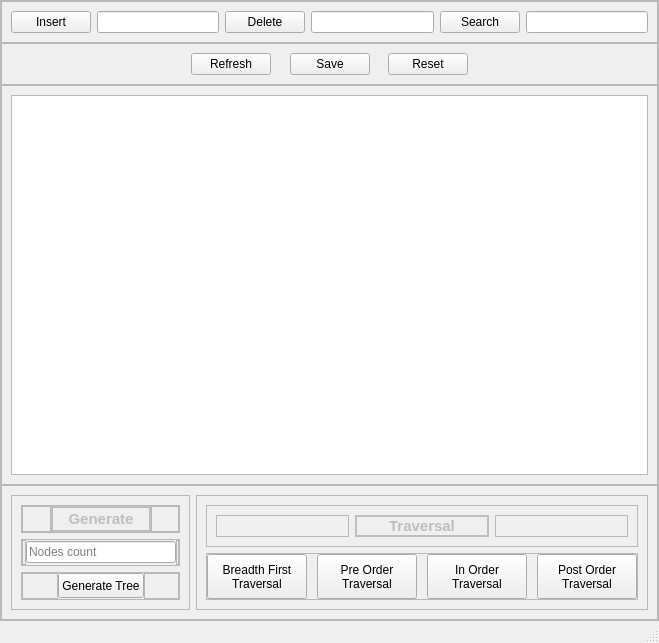
<?xml version="1.0" encoding="UTF-8"?>
<ui version="4.0">
 <class>MainWindow</class>
 <widget class="QMainWindow" name="MainWindow">
  <property name="geometry">
   <rect>
    <x>0</x>
    <y>0</y>
    <width>659</width>
    <height>643</height>
   </rect>
  </property>
  <property name="windowTitle">
   <string>MainWindow</string>
  </property>
  <widget class="QWidget" name="centralwidget">
   <layout class="QHBoxLayout" name="horizontalLayout_9">
    <property name="spacing">
     <number>0</number>
    </property>
    <property name="leftMargin">
     <number>0</number>
    </property>
    <property name="topMargin">
     <number>0</number>
    </property>
    <property name="rightMargin">
     <number>0</number>
    </property>
    <property name="bottomMargin">
     <number>0</number>
    </property>
    <item>
     <widget class="QFrame" name="mainframe">
      <property name="frameShape">
       <enum>QFrame::StyledPanel</enum>
      </property>
      <property name="frameShadow">
       <enum>QFrame::Raised</enum>
      </property>
      <layout class="QVBoxLayout" name="verticalLayout_3">
       <property name="spacing">
        <number>0</number>
       </property>
       <property name="leftMargin">
        <number>0</number>
       </property>
       <property name="topMargin">
        <number>0</number>
       </property>
       <property name="rightMargin">
        <number>0</number>
       </property>
       <property name="bottomMargin">
        <number>0</number>
       </property>
       <item>
        <widget class="QFrame" name="a_topframe">
         <property name="maximumSize">
          <size>
           <width>16777215</width>
           <height>50</height>
          </size>
         </property>
         <property name="frameShape">
          <enum>QFrame::StyledPanel</enum>
         </property>
         <property name="frameShadow">
          <enum>QFrame::Raised</enum>
         </property>
         <layout class="QHBoxLayout" name="horizontalLayout">
          <item>
           <widget class="QPushButton" name="insertButton">
            <property name="cursor">
             <cursorShape>ArrowCursor</cursorShape>
            </property>
            <property name="text">
             <string>Insert</string>
            </property>
           </widget>
          </item>
          <item>
           <widget class="QLineEdit" name="lineEdit_insert"/>
          </item>
          <item>
           <widget class="QPushButton" name="deleteButton">
            <property name="cursor">
             <cursorShape>ArrowCursor</cursorShape>
            </property>
            <property name="text">
             <string>Delete</string>
            </property>
           </widget>
          </item>
          <item>
           <widget class="QLineEdit" name="lineEdit_delete"/>
          </item>
          <item>
           <widget class="QPushButton" name="searchButton">
            <property name="cursor">
             <cursorShape>ArrowCursor</cursorShape>
            </property>
            <property name="text">
             <string>Search</string>
            </property>
           </widget>
          </item>
          <item>
           <widget class="QLineEdit" name="lineEdit_search"/>
          </item>
         </layout>
        </widget>
       </item>
       <item>
        <widget class="QFrame" name="frame">
         <property name="frameShape">
          <enum>QFrame::StyledPanel</enum>
         </property>
         <property name="frameShadow">
          <enum>QFrame::Raised</enum>
         </property>
         <layout class="QHBoxLayout" name="horizontalLayout_10">
          <item>
           <spacer name="horizontalSpacer_2">
            <property name="orientation">
             <enum>Qt::Horizontal</enum>
            </property>
            <property name="sizeHint" stdset="0">
             <size>
              <width>188</width>
              <height>20</height>
             </size>
            </property>
           </spacer>
          </item>
          <item>
           <widget class="QPushButton" name="bt_refresh">
            <property name="text">
             <string>Refresh</string>
            </property>
           </widget>
          </item>
          <item>
           <spacer name="horizontalSpacer">
            <property name="orientation">
             <enum>Qt::Horizontal</enum>
            </property>
            <property name="sizeHint" stdset="0">
             <size>
              <width>21</width>
              <height>20</height>
             </size>
            </property>
           </spacer>
          </item>
          <item>
           <widget class="QPushButton" name="bt_save">
            <property name="text">
             <string>Save</string>
            </property>
           </widget>
          </item>
          <item>
           <spacer name="horizontalSpacer_4">
            <property name="orientation">
             <enum>Qt::Horizontal</enum>
            </property>
            <property name="sizeHint" stdset="0">
             <size>
              <width>19</width>
              <height>20</height>
             </size>
            </property>
           </spacer>
          </item>
          <item>
           <widget class="QPushButton" name="bt_reset">
            <property name="text">
             <string>Reset</string>
            </property>
           </widget>
          </item>
          <item>
           <spacer name="horizontalSpacer_3">
            <property name="orientation">
             <enum>Qt::Horizontal</enum>
            </property>
            <property name="sizeHint" stdset="0">
             <size>
              <width>188</width>
              <height>20</height>
             </size>
            </property>
           </spacer>
          </item>
         </layout>
        </widget>
       </item>
       <item>
        <widget class="QFrame" name="b_middleframe">
         <property name="minimumSize">
          <size>
           <width>300</width>
           <height>400</height>
          </size>
         </property>
         <property name="frameShape">
          <enum>QFrame::StyledPanel</enum>
         </property>
         <property name="frameShadow">
          <enum>QFrame::Raised</enum>
         </property>
         <layout class="QHBoxLayout" name="horizontalLayout_7">
          <item>
           <widget class="QGraphicsView" name="graphicsView"/>
          </item>
         </layout>
        </widget>
       </item>
       <item>
        <widget class="QFrame" name="c_bottomframe">
         <property name="frameShape">
          <enum>QFrame::StyledPanel</enum>
         </property>
         <property name="frameShadow">
          <enum>QFrame::Raised</enum>
         </property>
         <layout class="QHBoxLayout" name="horizontalLayout_8">
          <item>
           <widget class="QFrame" name="random_generate">
            <property name="maximumSize">
             <size>
              <width>16777215</width>
              <height>115</height>
             </size>
            </property>
            <property name="frameShape">
             <enum>QFrame::StyledPanel</enum>
            </property>
            <property name="frameShadow">
             <enum>QFrame::Raised</enum>
            </property>
            <layout class="QVBoxLayout" name="verticalLayout_2">
             <item>
              <widget class="QFrame" name="genlabel_frame">
               <property name="frameShape">
                <enum>QFrame::StyledPanel</enum>
               </property>
               <property name="frameShadow">
                <enum>QFrame::Raised</enum>
               </property>
               <layout class="QHBoxLayout" name="horizontalLayout_5">
                <property name="spacing">
                 <number>0</number>
                </property>
                <property name="leftMargin">
                 <number>0</number>
                </property>
                <property name="topMargin">
                 <number>0</number>
                </property>
                <property name="rightMargin">
                 <number>0</number>
                </property>
                <property name="bottomMargin">
                 <number>0</number>
                </property>
                <item>
                 <widget class="QFrame" name="spacer1_rg">
                  <property name="frameShape">
                   <enum>QFrame::StyledPanel</enum>
                  </property>
                  <property name="frameShadow">
                   <enum>QFrame::Raised</enum>
                  </property>
                 </widget>
                </item>
                <item>
                 <widget class="QLabel" name="TraversalLabel_2">
                  <property name="enabled">
                   <bool>false</bool>
                  </property>
                  <property name="minimumSize">
                   <size>
                    <width>100</width>
                    <height>0</height>
                   </size>
                  </property>
                  <property name="maximumSize">
                   <size>
                    <width>160</width>
                    <height>16777215</height>
                   </size>
                  </property>
                  <property name="font">
                   <font>
                    <pointsize>11</pointsize>
                    <weight>75</weight>
                    <italic>false</italic>
                    <bold>true</bold>
                   </font>
                  </property>
                  <property name="mouseTracking">
                   <bool>false</bool>
                  </property>
                  <property name="tabletTracking">
                   <bool>false</bool>
                  </property>
                  <property name="acceptDrops">
                   <bool>false</bool>
                  </property>
                  <property name="frameShape">
                   <enum>QFrame::WinPanel</enum>
                  </property>
                  <property name="text">
                   <string>Generate</string>
                  </property>
                  <property name="alignment">
                   <set>Qt::AlignCenter</set>
                  </property>
                  <property name="indent">
                   <number>-1</number>
                  </property>
                 </widget>
                </item>
                <item>
                 <widget class="QFrame" name="spacer2rg">
                  <property name="frameShape">
                   <enum>QFrame::StyledPanel</enum>
                  </property>
                  <property name="frameShadow">
                   <enum>QFrame::Raised</enum>
                  </property>
                 </widget>
                </item>
               </layout>
              </widget>
             </item>
             <item>
              <widget class="QFrame" name="genline_frame">
               <property name="frameShape">
                <enum>QFrame::StyledPanel</enum>
               </property>
               <property name="frameShadow">
                <enum>QFrame::Raised</enum>
               </property>
               <layout class="QHBoxLayout" name="horizontalLayout_4">
                <property name="spacing">
                 <number>0</number>
                </property>
                <property name="leftMargin">
                 <number>0</number>
                </property>
                <property name="topMargin">
                 <number>0</number>
                </property>
                <property name="rightMargin">
                 <number>0</number>
                </property>
                <property name="bottomMargin">
                 <number>0</number>
                </property>
                <item>
                 <widget class="QFrame" name="spacer1_rgl">
                  <property name="frameShape">
                   <enum>QFrame::StyledPanel</enum>
                  </property>
                  <property name="frameShadow">
                   <enum>QFrame::Raised</enum>
                  </property>
                 </widget>
                </item>
                <item>
                 <widget class="QLineEdit" name="tree_size">
                  <property name="minimumSize">
                   <size>
                    <width>0</width>
                    <height>20</height>
                   </size>
                  </property>
                  <property name="maximumSize">
                   <size>
                    <width>150</width>
                    <height>16777215</height>
                   </size>
                  </property>
                  <property name="placeholderText">
                   <string>Nodes count</string>
                  </property>
                 </widget>
                </item>
                <item>
                 <widget class="QFrame" name="spacer2_rgl">
                  <property name="frameShape">
                   <enum>QFrame::StyledPanel</enum>
                  </property>
                  <property name="frameShadow">
                   <enum>QFrame::Raised</enum>
                  </property>
                 </widget>
                </item>
               </layout>
              </widget>
             </item>
             <item>
              <widget class="QFrame" name="genbutton_frame">
               <property name="frameShape">
                <enum>QFrame::StyledPanel</enum>
               </property>
               <property name="frameShadow">
                <enum>QFrame::Raised</enum>
               </property>
               <layout class="QHBoxLayout" name="horizontalLayout_6">
                <property name="spacing">
                 <number>0</number>
                </property>
                <property name="leftMargin">
                 <number>0</number>
                </property>
                <property name="topMargin">
                 <number>0</number>
                </property>
                <property name="rightMargin">
                 <number>0</number>
                </property>
                <property name="bottomMargin">
                 <number>0</number>
                </property>
                <item>
                 <widget class="QFrame" name="spacer1_rgb">
                  <property name="frameShape">
                   <enum>QFrame::StyledPanel</enum>
                  </property>
                  <property name="frameShadow">
                   <enum>QFrame::Raised</enum>
                  </property>
                 </widget>
                </item>
                <item>
                 <widget class="QPushButton" name="BFTButton_2">
                  <property name="enabled">
                   <bool>true</bool>
                  </property>
                  <property name="minimumSize">
                   <size>
                    <width>0</width>
                    <height>25</height>
                   </size>
                  </property>
                  <property name="maximumSize">
                   <size>
                    <width>100</width>
                    <height>16777215</height>
                   </size>
                  </property>
                  <property name="font">
                   <font>
                    <pointsize>9</pointsize>
                   </font>
                  </property>
                  <property name="cursor">
                   <cursorShape>ArrowCursor</cursorShape>
                  </property>
                  <property name="text">
                   <string>Generate Tree</string>
                  </property>
                  <property name="checkable">
                   <bool>false</bool>
                  </property>
                  <property name="checked">
                   <bool>false</bool>
                  </property>
                  <property name="default">
                   <bool>false</bool>
                  </property>
                  <property name="flat">
                   <bool>false</bool>
                  </property>
                 </widget>
                </item>
                <item>
                 <widget class="QFrame" name="spacer2_rgb">
                  <property name="frameShape">
                   <enum>QFrame::StyledPanel</enum>
                  </property>
                  <property name="frameShadow">
                   <enum>QFrame::Raised</enum>
                  </property>
                 </widget>
                </item>
               </layout>
              </widget>
             </item>
            </layout>
           </widget>
          </item>
          <item>
           <widget class="QFrame" name="traversal_frame">
            <property name="maximumSize">
             <size>
              <width>16777215</width>
              <height>115</height>
             </size>
            </property>
            <property name="frameShape">
             <enum>QFrame::StyledPanel</enum>
            </property>
            <property name="frameShadow">
             <enum>QFrame::Raised</enum>
            </property>
            <layout class="QVBoxLayout" name="verticalLayout">
             <item>
              <widget class="QFrame" name="traversal_innerframe">
               <property name="maximumSize">
                <size>
                 <width>16777215</width>
                 <height>50</height>
                </size>
               </property>
               <property name="frameShape">
                <enum>QFrame::StyledPanel</enum>
               </property>
               <property name="frameShadow">
                <enum>QFrame::Raised</enum>
               </property>
               <layout class="QHBoxLayout" name="horizontalLayout_3">
                <item>
                 <widget class="QFrame" name="spacer1_t">
                  <property name="frameShape">
                   <enum>QFrame::StyledPanel</enum>
                  </property>
                  <property name="frameShadow">
                   <enum>QFrame::Raised</enum>
                  </property>
                 </widget>
                </item>
                <item>
                 <widget class="QLabel" name="TraversalLabel">
                  <property name="enabled">
                   <bool>false</bool>
                  </property>
                  <property name="minimumSize">
                   <size>
                    <width>50</width>
                    <height>0</height>
                   </size>
                  </property>
                  <property name="font">
                   <font>
                    <pointsize>11</pointsize>
                    <weight>75</weight>
                    <italic>false</italic>
                    <bold>true</bold>
                   </font>
                  </property>
                  <property name="mouseTracking">
                   <bool>false</bool>
                  </property>
                  <property name="tabletTracking">
                   <bool>false</bool>
                  </property>
                  <property name="acceptDrops">
                   <bool>false</bool>
                  </property>
                  <property name="frameShape">
                   <enum>QFrame::WinPanel</enum>
                  </property>
                  <property name="text">
                   <string>Traversal</string>
                  </property>
                  <property name="alignment">
                   <set>Qt::AlignCenter</set>
                  </property>
                  <property name="indent">
                   <number>-1</number>
                  </property>
                 </widget>
                </item>
                <item>
                 <widget class="QFrame" name="spacer2_t">
                  <property name="frameShape">
                   <enum>QFrame::StyledPanel</enum>
                  </property>
                  <property name="frameShadow">
                   <enum>QFrame::Raised</enum>
                  </property>
                 </widget>
                </item>
               </layout>
              </widget>
             </item>
             <item>
              <widget class="QFrame" name="traversal_buttonframe">
               <property name="frameShape">
                <enum>QFrame::StyledPanel</enum>
               </property>
               <property name="frameShadow">
                <enum>QFrame::Raised</enum>
               </property>
               <layout class="QHBoxLayout" name="horizontalLayout_2">
                <property name="spacing">
                 <number>10</number>
                </property>
                <property name="leftMargin">
                 <number>0</number>
                </property>
                <property name="topMargin">
                 <number>0</number>
                </property>
                <property name="rightMargin">
                 <number>0</number>
                </property>
                <property name="bottomMargin">
                 <number>0</number>
                </property>
                <item>
                 <widget class="QPushButton" name="BFTButton">
                  <property name="minimumSize">
                   <size>
                    <width>100</width>
                    <height>45</height>
                   </size>
                  </property>
                  <property name="font">
                   <font>
                    <pointsize>9</pointsize>
                   </font>
                  </property>
                  <property name="cursor">
                   <cursorShape>ArrowCursor</cursorShape>
                  </property>
                  <property name="text">
                   <string>Breadth First
Traversal</string>
                  </property>
                  <property name="checkable">
                   <bool>false</bool>
                  </property>
                  <property name="checked">
                   <bool>false</bool>
                  </property>
                  <property name="default">
                   <bool>false</bool>
                  </property>
                  <property name="flat">
                   <bool>false</bool>
                  </property>
                 </widget>
                </item>
                <item>
                 <widget class="QPushButton" name="PreOrderButton">
                  <property name="minimumSize">
                   <size>
                    <width>100</width>
                    <height>45</height>
                   </size>
                  </property>
                  <property name="font">
                   <font>
                    <pointsize>9</pointsize>
                   </font>
                  </property>
                  <property name="cursor">
                   <cursorShape>ArrowCursor</cursorShape>
                  </property>
                  <property name="text">
                   <string>Pre Order 
Traversal</string>
                  </property>
                  <property name="checkable">
                   <bool>false</bool>
                  </property>
                 </widget>
                </item>
                <item>
                 <widget class="QPushButton" name="InOrderButton">
                  <property name="minimumSize">
                   <size>
                    <width>100</width>
                    <height>45</height>
                   </size>
                  </property>
                  <property name="font">
                   <font>
                    <pointsize>9</pointsize>
                   </font>
                  </property>
                  <property name="cursor">
                   <cursorShape>ArrowCursor</cursorShape>
                  </property>
                  <property name="text">
                   <string>In Order 
Traversal</string>
                  </property>
                  <property name="checkable">
                   <bool>false</bool>
                  </property>
                 </widget>
                </item>
                <item>
                 <widget class="QPushButton" name="PostOrderButton">
                  <property name="minimumSize">
                   <size>
                    <width>100</width>
                    <height>45</height>
                   </size>
                  </property>
                  <property name="font">
                   <font>
                    <pointsize>9</pointsize>
                   </font>
                  </property>
                  <property name="cursor">
                   <cursorShape>ArrowCursor</cursorShape>
                  </property>
                  <property name="autoFillBackground">
                   <bool>false</bool>
                  </property>
                  <property name="text">
                   <string>Post Order
Traversal</string>
                  </property>
                  <property name="checkable">
                   <bool>false</bool>
                  </property>
                 </widget>
                </item>
               </layout>
              </widget>
             </item>
            </layout>
           </widget>
          </item>
         </layout>
        </widget>
       </item>
      </layout>
     </widget>
    </item>
   </layout>
  </widget>
  <widget class="QStatusBar" name="statusbar"/>
  <action name="actionNew_Window">
   <property name="text">
    <string>New Window</string>
   </property>
  </action>
  <action name="actionUndo">
   <property name="text">
    <string>Undo</string>
   </property>
  </action>
  <action name="actionRedo">
   <property name="text">
    <string>Redo</string>
   </property>
  </action>
 </widget>
 <resources/>
 <connections/>
</ui>
